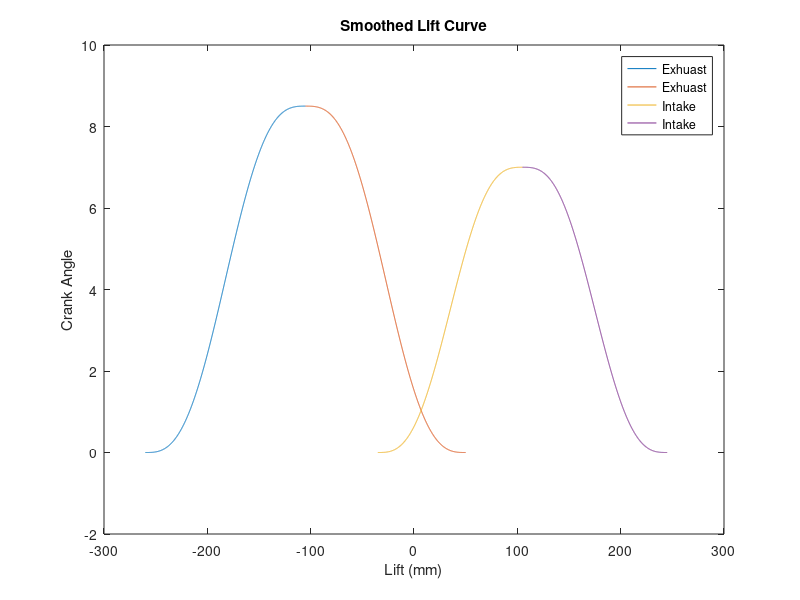
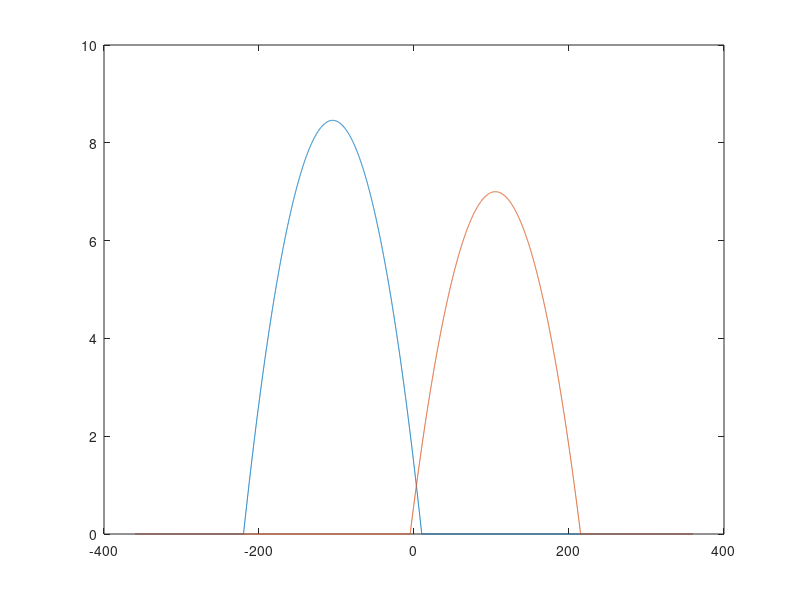
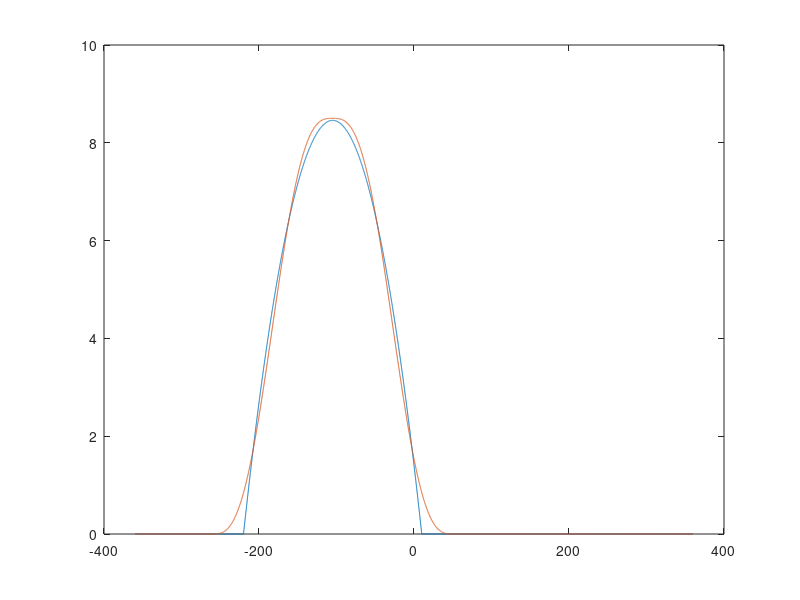
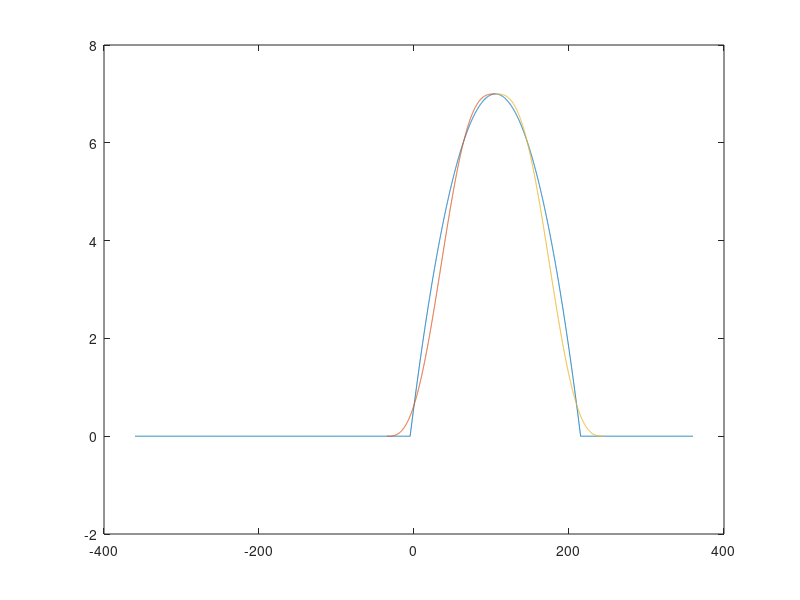

Reproduce these figures in MATLAB, in order.
clear all
%% EXHUAST
theta = [-360 : .1: 360];
b = 0
h = 8.5
t0 = 0
t1 = pi/4
intake = zeros(1, length(theta))
exhuast = zeros(1, length(theta))
% t0 = -220

t0 = -260
t1 = -105
tend = 50
half = (t0 + t1)/2

B = t1 - t0
i = 1
exhuast = zeros(1,length(theta))
%%
%for x = 0:.01:pi/4 + .01
for x = t0:.1:t1
    R(i) = b + (h/(2 * pi)) * ((2 * pi/ B)*( x - t0) - sin((2*pi / B) * ( x - t0)));
    i = i+1
end
j = i 
figure
%plot(-220:1:-105, R)
plot(t0:.1:t1, R)

i = 1
for x = t0:.1:t1
    R1(i) =  h +  b - (h/(2 * pi)) * ((2 * pi/ B)*( x - t0) - sin((2*pi / B) * ( x - t0)));
    i = i+1
end

i = 1
for j = 1:length(theta)
    if theta(j)>= t0 && theta(j) <= t1
        exhuast(j) = R(i);
        i = i + 1;
    end
    
    if theta(j) == t1
        i = 1;
    end
    
    if theta(j)> t1 && theta(j)<tend
        exhuast(j) = R1(i);
        i = i +1;
    end
    
end


hold on
plot(-105:.1:50, R1)

%% Intake

b = 0
h = 7
t0 = 0
t1 = pi/4

t0 = -5
t1 = 215
tend = 245
t0 = -35
t1 = 105
half = (t0 + t1)/2

B = t1 - t0
i = 1
%for x = 0:.01:pi/4 + .01
for x = t0:.1:t1
    R2(i) = b + (h/(2 * pi)) * ((2 * pi/ B)*( x - t0) - sin((2*pi / B) * ( x - t0)));
    i = i+1
end

%figure
plot(t0:.1:t1, R2)
j = i
i = 1
for x = t0:.1:t1
    R3(i) =  h +  b - (h/(2 * pi)) * ((2 * pi/ B)*( x - t0) - sin((2*pi / B) * ( x - t0)));
    i = i+1
end

intake = zeros(1,length(theta))
i = 1
for j = 1:length(theta)
    if theta(j)>= t0 && theta(j) <= t1
        intake(j) = R2(i);
        i = i + 1;
    end
    
    if theta(j) == t1
        i = 1;
    end
    
    if theta(j)> t1 && theta(j)<tend
        intake(j) = R3(i);
        i = i +1;
    end
end

hold on
plot(t1:.1:245, R3)

title('Smoothed Lift Curve')
xlabel('Lift (mm)')
ylabel('Crank Angle')
legend('Exhuast', 'Exhuast', 'Intake', 'Intake')
%%
bore = 7.045/100;
r_bs =  1.1;
stroke = bore/r_bs;
%max_in_lift = .12 * bore; %meter
%max_ex_lift = .12 * bore;
max_in_lift = .007 %meter
max_ex_lift = .008459 % meter

theta = [-360 : .1: 360];
y1 = -1*(theta.^2 -220*theta - 1125);

open_in = -5
in_dur = 220

close_in = in_dur + open_in
intake_lift = -1 * (theta - open_in).* (theta - close_in); 

open_ex = -220
ex_dur = 230
close_ex = ex_dur + open_ex;

exhuast_lift = -1 * (theta - open_ex).* (theta - close_ex); 
y_out_max = max(exhuast_lift)
y_in_max = max(intake_lift)

intake_lift = (max_in_lift/y_in_max).* intake_lift
exhuast_lift = (max_ex_lift/y_out_max) .* exhuast_lift

for i = 1:length(intake_lift)
    if intake_lift(i) < 0
        intake_lift(i) = 0;
    end
    if exhuast_lift(i) < 0
        exhuast_lift(i) = 0;
    end
end

%set(gcf, 'Units', 'Normalized', 'OuterPosition', [0, 0.04, 1, 0.96]);
%saveas(gcf,'Valve Lift vs Crank.png')
figure
plot(theta, exhuast_lift*1000);
hold on
plot(theta,intake_lift*1000);

%%
figure 
plot(theta, exhuast_lift*1000)
hold on
% plot(-105:.1:50, R1)
% plot(-260:.1:-105, R)
plot(theta, exhuast)
%%
figure 
plot(theta, intake_lift*1000)
hold on
plot(t0:.1:t1, R2)
plot(t1:.1:245, R3)

%%
figure
plot(theta, exhuast)
hold on
plot(theta, intake)
title('Smoothed Lift Curves')
legend('Exhuast', 'Intake')
ylabel('Lift (mm)')
xlabel('Crank Angle')
